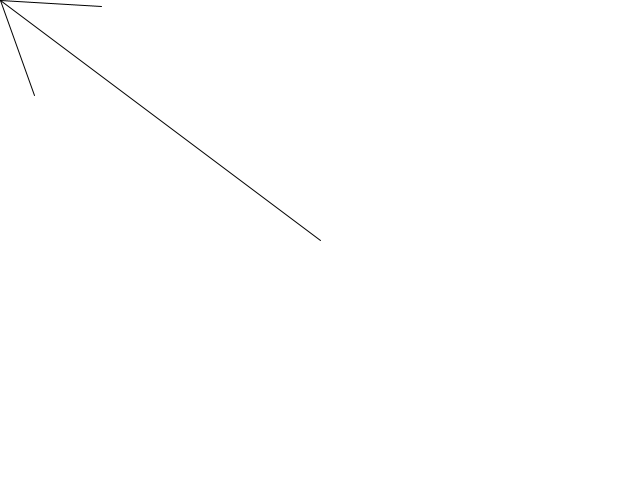
Frame 1 (no input)
Frame 60 (the mouse pressed at the canvas centre just before this capture): identical to frame 1, image omitted
Frame 120 (the mouse held since frame 60 and released just before this capture): blank canvas, image omitted

The Processing sketch that drew this single still picture (run headless with seeded random() and noise(); from frame 60 on, the mouse is pressed at the canvas centre):

// Processing sketch: aip122
// ── aip122.pde
void setup(){
  size(640, 480);
}

void draw(){
  background(255);
  stroke(0);
  
  translate(width/2,height/2);
  PVector m=new PVector(mouseX-width/2, mouseY-height/2);  //マウス
  PVector c=new PVector(0, 0); //画面中央

  PVector left=m.copy().mult(0.8).rotate(radians(10));  // 矢の先端（左部分）
  PVector right=m.copy().mult(0.8).rotate(radians(-10));  // 矢の先端（右部分）

  line(c.x, c.y, m.x, m.y);
  line(m.x, m.y, left.x, left.y);
  line(m.x, m.y, right.x, right.y);

}

void keyPressed() {
  if (key == 's') {
    save("a.PNG");
  }
}
